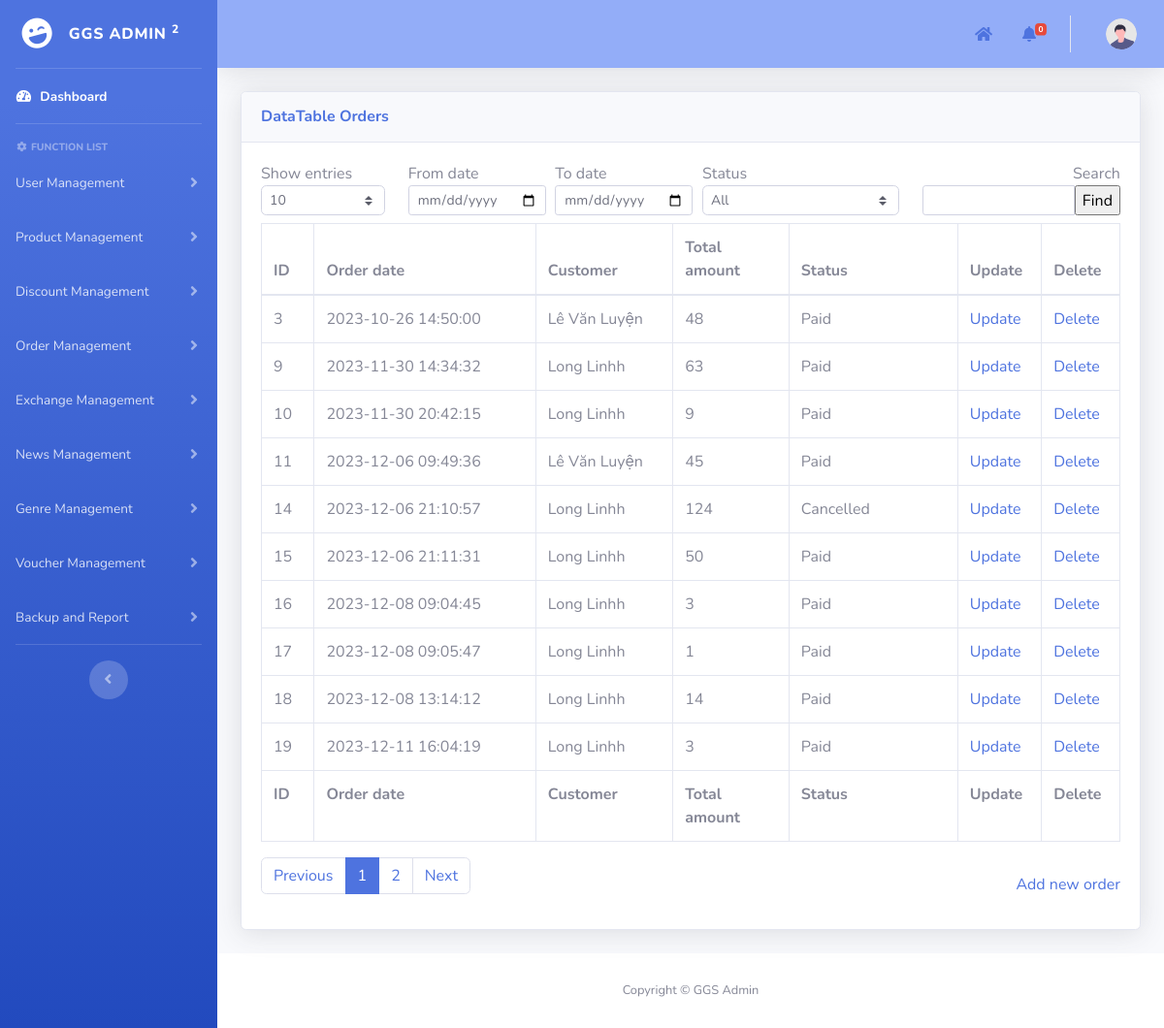
Page /admin/pages/orderManagement/orders_management.php on the committed database.
### tables this page shows
CREATE TABLE `orders` (
  `id` int(11) NOT NULL AUTO_INCREMENT,
  `customer_id` int(11) NOT NULL,
  `order_date` datetime NOT NULL,
  `total_amount` int(11) NOT NULL,
  `address` varchar(500) DEFAULT NULL,
  `status` enum('Waiting for confirmation','Waiting for delivery','Paid','Cancelled') NOT NULL,
  PRIMARY KEY (`id`),
  KEY `orders_ibfk_1` (`customer_id`),
  CONSTRAINT `orders_ibfk_1` FOREIGN KEY (`customer_id`) REFERENCES `users` (`id`) ON DELETE CASCADE ON UPDATE CASCADE
);

CREATE TABLE `users` (
  `id` int(11) NOT NULL AUTO_INCREMENT,
  `username` varchar(50) NOT NULL,
  `password` varchar(100) NOT NULL,
  `role` enum('user','manufacturer','developer') NOT NULL,
  `full_name` varchar(60) NOT NULL,
  `phone_number` varchar(10) NOT NULL,
  `email` varchar(100) NOT NULL,
  `Gcoin` int(11) NOT NULL DEFAULT 0,
  `locked_until` date DEFAULT NULL,
  `login_attempts` int(11) NOT NULL,
  `lastest_login` date NOT NULL DEFAULT '1900-01-01',
  `number_spins` int(11) NOT NULL,
  PRIMARY KEY (`id`)
);

### admin/pages/orderManagement/orders_management.php (the view, shortened to what the rows shown need)
<?php
include("../add_template.php");
function main()
{
    include("../../../mod/database_connection.php");
    $search = isset($_POST["search"]) ? $_POST["search"] : "";
    $show_entries = isset($_POST["show_entries"]) ? $_POST["show_entries"] : 10;
    $from_date = isset($_POST["from_date"]) ? $_POST["from_date"] : "";
    $to_date = isset($_POST["to_date"]) ? $_POST["to_date"] : "";
    if (isset($_GET['page'])) {
        $page = $_GET['page'];
    } else {
        $page = 1;
    }
    if ($page == 1) {
        $begin = 0;
    } else {
        $begin = ($page * $show_entries) - $show_entries;
    }
    $query = "SELECT o.id,o.order_date,u.full_name,o.total_amount,o.status FROM orders o, users u
    WHERE u.id = o.customer_id AND u.full_name LIKE ? AND status !='Waiting for confirmation' ";
    $params = array("%" . $search . "%");
    $query .= "LIMIT ?, ?";
    $params[] = $begin;
    $params[] = $show_entries;
    $stmt = $conn->prepare($query);
    $stmt->bind_param(str_repeat("s", count($params)), ...$params);
    if (!$stmt->execute()) {
        die("Execute failed: " . $stmt->error);
    }
    $result = $stmt->get_result();
    ?>
    <div class="container-fluid">
        <form method="post" name="frmDataDiscount">
            <div class="card shadow mb-4">
                <div class="card-body">
                    <div class="table-responsive">
                        <div id="dataTable_wrapper" class="dataTables_wrapper dt-bootstrap4">
                            <div id="table_data_return">
                                <div class="row">
                                    <div class="col-sm-12">
                                        <table class="table table-bordered dataTable" id="dataTable" width="100%"
                                            cellspacing="0" role="grid" aria-describedby="dataTable_info"
                                            style="width: 100%;">
                                            <thead>
                                                <tr role="row">
                                                    <th class="sorting sorting_asc" tabindex="0" aria-controls="dataTable"
                                                        rowspan="1" colspan="1" aria-sort="ascending"
                                                        aria-label="ID: activate to sort column descending"
                                                        style="width: 50px;">
                                                        ID
                                                    </th>
                                                    <th class="sorting" tabindex="0" aria-controls="dataTable" rowspan="1"
                                                        colspan="1"
                                                        aria-label="Order date: activate to sort column ascending"
                                                        style="width: 210px;">
                                                        Order date</th>
                                                    <th class="sorting" tabindex="0" aria-controls="dataTable" rowspan="1"
                                                        colspan="1" style="width: 130px;"
                                                        aria-label="Customer: activate to sort column ascending"
                                                        style="width: 150px;">
                                                        Customer
                                                    </th>
                                                    <th class="sorting" tabindex="0" aria-controls="dataTable" rowspan="1"
                                                        colspan="1"
                                                        aria-label="Total amount: activate to sort column ascending"
                                                        style="width: 110px;">
                                                        Total amount
                                                    </th>
                                                    <th class="sorting" tabindex="0" aria-controls="dataTable" rowspan="1"
                                                        colspan="1" aria-label="Status: activate to sort column ascending"
                                                        style="width: 160px;">
                                                        Status</th>
                                                    <th class="sorting" tabindex="0" aria-controls="dataTable" rowspan="1"
                                                        colspan="1" aria-label="Age: activate to sort column ascending"
                                                        style="width: 70px;">Update
                                                    </th>
                                                    <th class="sorting" tabindex="0" aria-controls="dataTable" rowspan="1"
                                                        colspan="1" aria-label="Age: activate to sort column ascending"
                                                        style="width: 70px;">Delete
                                                    </th>
                                                </tr>
                                            </thead>
                                            <tfoot>
                                                <tr>
                                                    <th rowspan="1" colspan="1">ID</th>
                                                    <th rowspan="1" colspan="1">Order date</th>
                                                    <th rowspan="1" colspan="1">Customer</th>
                                                    <th rowspan="1" colspan="1">Total amount</th>
                                                    <th rowspan="1" colspan="1">Status</th>
                                                    <th rowspan="1" colspan="1">Update</th>
                                                    <th rowspan="1" colspan="1">Delete</th>
                                                </tr>
                                            </tfoot>
                                            <tbody>
                                                <?php
                                                if ($from_date != "" && $to_date != "" && $from_date > $to_date) {
                                                    echo '<td></td><td style="border: none;">Error: Start date must be greater than end date</td>';
                                                } else {
                                                    if ($result->num_rows > 0) {
                                                        while ($row = $result->fetch_assoc()) { ?>
                                                            <tr>
                                                                <td>
                                                                    <?php echo $row['id']; ?>
                                                                </td>
                                                                <td>
                                                                    <?php echo $row['order_date']; ?>
                                                                </td>
                                                                <td>
                                                                    <?php echo $row['full_name']; ?>
                                                                </td>
                                                                <td>
                                                                    <?php echo $row['total_amount']; ?>
                                                                </td>
                                                                <td>
                                                                    <?php echo $row['status']; ?>
                                                                </td>
                                                                <td><a href="update_order.php?id=<?php echo $row['id']; ?>">Update</a>
                                                                </td>
                                                                <td><a
                                                                        href="javascript:deleteItem(<?php echo $row['id']; ?>)">Delete</a>
                                                                </td>
                                                            </tr>
                                                            <?php
                                                        }
                                                    } else {
                                                        echo '<td style="border: none;">No results found.</td>';
                                                    }
                                                }
                                                ?>
                                            </tbody>
                                        </table>
                                    </div>
                                </div>
                            </div>
                        </div>
                    </div>
                </div>
            </div>
        </form>
    </div>
<?php }
?>

### rows in the picture
orders: id "3", order_date "2023-10-26 14:50:00", customer.full_name "Lê Văn Luyện", total_amount "48", status "Paid"
orders: id "9", order_date "2023-11-30 14:34:32", customer.full_name "Long Linhh", total_amount "63", status "Paid"
orders: id "10", order_date "2023-11-30 20:42:15", customer.full_name "Long Linhh", total_amount "9", status "Paid"
orders: id "11", order_date "2023-12-06 09:49:36", customer.full_name "Lê Văn Luyện", total_amount "45", status "Paid"
orders: id "14", order_date "2023-12-06 21:10:57", customer.full_name "Long Linhh", total_amount "124", status "Cancelled"
orders: id "15", order_date "2023-12-06 21:11:31", customer.full_name "Long Linhh", total_amount "50", status "Paid"
orders: id "16", order_date "2023-12-08 09:04:45", customer.full_name "Long Linhh", total_amount "3", status "Paid"
orders: id "17", order_date "2023-12-08 09:05:47", customer.full_name "Long Linhh", total_amount "1", status "Paid"
orders: id "18", order_date "2023-12-08 13:14:12", customer.full_name "Long Linhh", total_amount "14", status "Paid"
orders: id "19", order_date "2023-12-11 16:04:19", customer.full_name "Long Linhh", total_amount "3", status "Paid"
